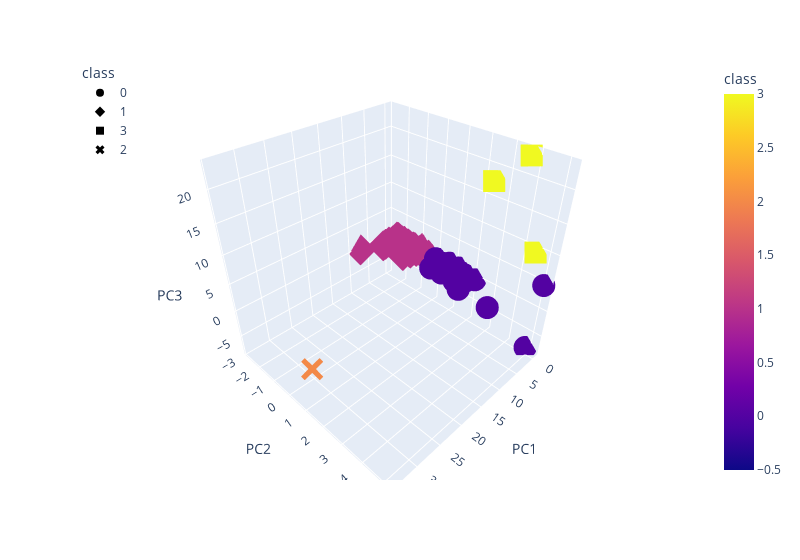

Notebook cell for this chart:
### Markdown cell above
### Deliverable 4: Visualizing Cryptocurrencies Results

#### 3D-Scatter with Clusters

### Code cell
# Creating a 3D-Scatter with the PCA data and the clusters
fig = px.scatter_3d(
    clustered_df,
    x="PC1",
    y="PC2",
    z="PC3",
    color="class",
    symbol="class",
    hover_name="CoinName",
    hover_data=["CoinName", "Algorithm"],
    width=800,
)
fig.update_layout(legend=dict(x=0, y=1))
fig.show()

### Figure 1 — Plotly figure (JSON) as saved in the notebook; plotly's stock layout.template omitted (floating-point values rounded to 4 significant figures; data arrays with more than 128 entries replaced by an {"elided": "..."} marker saying what was removed)
{"data": [{"customdata": {"elided": "290x2 str values"}, "hovertemplate": "<b>%{hovertext}</b><br><br>class=%{marker.color}<br>PC1=%{x}<br>PC2=%{y}<br>PC3=%{z}<br>CoinName=%{customdata[0]}<br>Algorithm=%{customdata[1]}<extra></extra>", "hovertext": {"elided": "290 str values"}, "legendgroup": "0", "marker": {"color": {"elided": "290 int values"}, "coloraxis": "coloraxis", "symbol": "circle"}, "mode": "markers", "name": "0", "scene": "scene", "showlegend": true, "type": "scatter3d", "x": {"elided": "290 float values"}, "y": {"elided": "290 float values"}, "z": {"elided": "290 float values"}}, {"customdata": {"elided": "238x2 str values"}, "hovertemplate": "<b>%{hovertext}</b><br><br>class=%{marker.color}<br>PC1=%{x}<br>PC2=%{y}<br>PC3=%{z}<br>CoinName=%{customdata[0]}<br>Algorithm=%{customdata[1]}<extra></extra>", "hovertext": {"elided": "238 str values"}, "legendgroup": "1", "marker": {"color": {"elided": "238 int values"}, "coloraxis": "coloraxis", "symbol": "diamond"}, "mode": "markers", "name": "1", "scene": "scene", "showlegend": true, "type": "scatter3d", "x": {"elided": "238 float values"}, "y": {"elided": "238 float values"}, "z": {"elided": "238 float values"}}, {"customdata": [["BiblePay", "Proof-of-BibleHash"], ["LitecoinCash", "SHA-256 + Hive"], ["Waves", "Leased POS"]], "hovertemplate": "<b>%{hovertext}</b><br><br>class=%{marker.color}<br>PC1=%{x}<br>PC2=%{y}<br>PC3=%{z}<br>CoinName=%{customdata[0]}<br>Algorithm=%{customdata[1]}<extra></extra>", "hovertext": ["BiblePay", "LitecoinCash", "Waves"], "legendgroup": "3", "marker": {"color": [3, 3, 3], "coloraxis": "coloraxis", "symbol": "square"}, "mode": "markers", "name": "3", "scene": "scene", "showlegend": true, "type": "scatter3d", "x": [-0.1772, -0.3796, -0.4532], "y": [2.475, 3.746, 4.531], "z": [17.85, 23.06, 9.495]}, {"customdata": [["BitTorrent", "TRC10"]], "hovertemplate": "<b>%{hovertext}</b><br><br>class=%{marker.color}<br>PC1=%{x}<br>PC2=%{y}<br>PC3=%{z}<br>CoinName=%{customdata[0]}<br>Algorithm=%{customdata[1]}<extra></extra>", "hovertext": ["BitTorrent"], "legendgroup": "2", "marker": {"color": [2], "coloraxis": "coloraxis", "symbol": "x"}, "mode": "markers", "name": "2", "scene": "scene", "showlegend": true, "type": "scatter3d", "x": [34.09], "y": [1.385], "z": [-0.1156]}], "layout": {"coloraxis": {"colorbar": {"title": {"text": "class"}}, "colorscale": [[0, "#0d0887"], [0.1111, "#46039f"], [0.2222, "#7201a8"], [0.3333, "#9c179e"], [0.4444, "#bd3786"], [0.5556, "#d8576b"], [0.6667, "#ed7953"], [0.7778, "#fb9f3a"], [0.8889, "#fdca26"], [1, "#f0f921"]]}, "legend": {"title": {"text": "class"}, "tracegroupgap": 0, "x": 0, "y": 1}, "margin": {"t": 60}, "scene": {"domain": {"x": [0, 1], "y": [0, 1]}, "xaxis": {"title": {"text": "PC1"}}, "yaxis": {"title": {"text": "PC2"}}, "zaxis": {"title": {"text": "PC3"}}}, "width": 800}}
